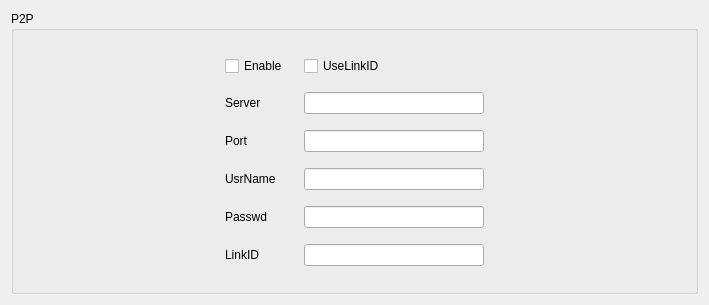
           <widget class="QWidget" name="StWdt_P2P">
            <layout class="QGridLayout" name="gridLayout_17">
             <item row="0" column="0">
              <widget class="QGroupBox" name="GBoxNetWork_P2P">
               <property name="title">
                <string>P2P</string>
               </property>
               <layout class="QGridLayout" name="gridLayout_26">
                <item row="0" column="0">
                 <spacer name="horizontalSpacer_16">
                  <property name="orientation">
                   <enum>Qt::Horizontal</enum>
                  </property>
                  <property name="sizeHint" stdset="0">
                   <size>
                    <width>186</width>
                    <height>20</height>
                   </size>
                  </property>
                 </spacer>
                </item>
                <item row="0" column="1" rowspan="2">
                 <layout class="QFormLayout" name="FLayoutNetWorkP2P">
                  <property name="horizontalSpacing">
                   <number>16</number>
                  </property>
                  <property name="verticalSpacing">
                   <number>16</number>
                  </property>
                  <property name="leftMargin">
                   <number>16</number>
                  </property>
                  <property name="topMargin">
                   <number>16</number>
                  </property>
                  <property name="rightMargin">
                   <number>16</number>
                  </property>
                  <property name="bottomMargin">
                   <number>16</number>
                  </property>
                  <item row="1" column="0">
                   <widget class="QLabel" name="LabNetWorkP2PServer">
                    <property name="text">
                     <string>Server</string>
                    </property>
                   </widget>
                  </item>
                  <item row="2" column="0">
                   <widget class="QLabel" name="LabNetWorkP2PPort">
                    <property name="text">
                     <string>Port</string>
                    </property>
                   </widget>
                  </item>
                  <item row="3" column="0">
                   <widget class="QLabel" name="LabNetWorkP2PUsrName">
                    <property name="text">
                     <string>UsrName</string>
                    </property>
                   </widget>
                  </item>
                  <item row="4" column="0">
                   <widget class="QLabel" name="LabNetWorkP2PPasswd">
                    <property name="text">
                     <string>Passwd</string>
                    </property>
                   </widget>
                  </item>
                  <item row="1" column="1">
                   <widget class="QLineEdit" name="LiEditNetWorkP2PServer">
                    <property name="minimumSize">
                     <size>
                      <width>180</width>
                      <height>0</height>
                     </size>
                    </property>
                   </widget>
                  </item>
                  <item row="2" column="1">
                   <widget class="QLineEdit" name="LiEditNetWorkP2PPort"/>
                  </item>
                  <item row="3" column="1">
                   <widget class="QLineEdit" name="LiEditNetWorkP2PUsrName"/>
                  </item>
                  <item row="4" column="1">
                   <widget class="QLineEdit" name="LiEditNetWorkP2PPasswd"/>
                  </item>
                  <item row="0" column="0">
                   <widget class="QCheckBox" name="CBoxNetWorkP2PEnable">
                    <property name="text">
                     <string>Enable</string>
                    </property>
                   </widget>
                  </item>
                  <item row="5" column="1">
                   <widget class="QLineEdit" name="LiEditNetWorkP2PLinkID">
                    <property name="minimumSize">
                     <size>
                      <width>180</width>
                      <height>0</height>
                     </size>
                    </property>
                   </widget>
                  </item>
                  <item row="0" column="1">
                   <widget class="QCheckBox" name="CBoxNetWorkP2PUseLinkID">
                    <property name="text">
                     <string>UseLinkID</string>
                    </property>
                   </widget>
                  </item>
                  <item row="5" column="0">
                   <widget class="QLabel" name="LabNetWorkP2PLinkID">
                    <property name="text">
                     <string>LinkID</string>
                    </property>
                   </widget>
                  </item>
                 </layout>
                </item>
                <item row="1" column="2">
                 <spacer name="horizontalSpacer_17">
                  <property name="orientation">
                   <enum>Qt::Horizontal</enum>
                  </property>
                  <property name="sizeHint" stdset="0">
                   <size>
                    <width>186</width>
                    <height>20</height>
                   </size>
                  </property>
                 </spacer>
                </item>
               </layout>
              </widget>
             </item>
            </layout>
           </widget>
